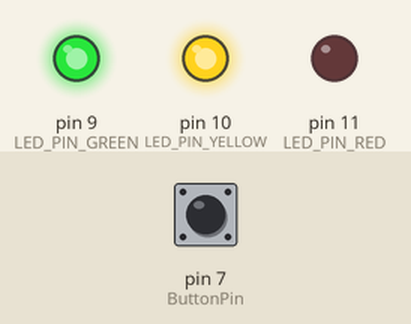
This sketch was run on a simulated Arduino Uno, built with avr-gcc and run on an emulated ATmega328P. On the bench: output pins drawn as LEDs (lit = HIGH). The test bench sets the inputs (shaded band); at power-on: pin 7 (ButtonPin) HIGH.

Above: at 1.2 s.
1.3 s: pin 7 (ButtonPin) pulled LOW for 0.15 s
At 3.4 s:
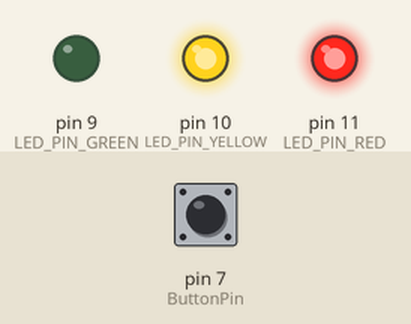
At 7.0 s:
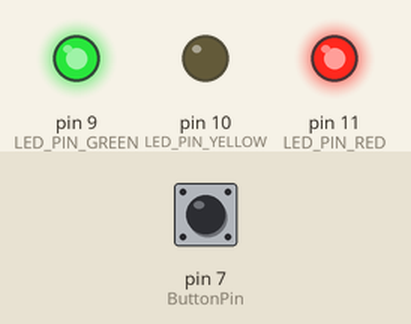
7.4 s: pin 7 (ButtonPin) pulled LOW for 1 s
At 9.2 s:
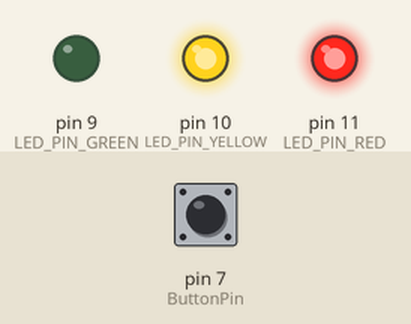
11.4 s: pin 7 (ButtonPin) pulled LOW for 3.2 s
Timing chart, 0 to 20.9 s (numbered marks = the images above; inputs shaded):
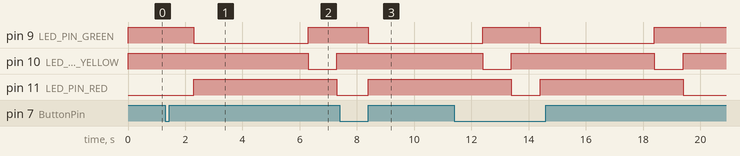

Measured:
- after the input at 1.3 s, pin 9 (LED_PIN_GREEN): HIGH → LOW after 1.0 s, → HIGH 4.0 s later; pin 10 (LED_PIN_YELLOW): HIGH → LOW after 5.0 s, → HIGH 1.0 s later; pin 11 (LED_PIN_RED): LOW → HIGH after 1.0 s, → LOW 5.0 s later
- after the input at 7.4 s, pin 9 (LED_PIN_GREEN): HIGH → LOW after 1.0 s; pin 11 (LED_PIN_RED): LOW → HIGH after 1.0 s

The sketch:

Traffic_Light_using_millis.ino
```cpp
/*
  Traffic Light using millis()

  Sequence:
  - Red    ON for 3 seconds
  - Green  ON for 4 seconds
  - Yellow ON for 1 second
  - Repeat forever
*/

const int LED_PIN_RED = 11;
const int LED_PIN_YELLOW = 10;
const int LED_PIN_GREEN = 9;

const int ButtonPin = 7;

//stores the time (in ms) when the last light change happened
unsigned long previousMillis = 0;

//create named states for the traffic light
enum LightState {
  RED_IDLE,
  WAIT_GREEN,
  GREEN,
  YELLOW
};

LightState currentState = RED_IDLE;

void setup() {
  pinMode(LED_PIN_RED, OUTPUT);
  pinMode(LED_PIN_YELLOW, OUTPUT);
  pinMode(LED_PIN_GREEN, OUTPUT);

  pinMode(ButtonPin, INPUT);

  //red light on at start
  setLights(LOW, HIGH, HIGH);

  previousMillis = millis();
}

void loop() {

  //get the current time since the Arduino started (in milliseconds)
  unsigned long currentMillis = millis();
  int buttonState = digitalRead(ButtonPin);

  switch (currentState) {

    case RED_IDLE:
      setLights(LOW, HIGH, HIGH);  // Red Idle

      if (buttonState == LOW) {
        previousMillis = currentMillis;
        currentState = WAIT_GREEN;
      }
      break;

    case WAIT_GREEN:
      if (currentMillis - previousMillis >= 1000) {
        previousMillis = currentMillis;
        currentState = GREEN;
        setLights(HIGH, HIGH, LOW); // Green On
      }
      break;

    case GREEN:
      if (currentMillis - previousMillis >= 4000) {
        previousMillis = currentMillis;
        currentState = YELLOW;
        setLights(HIGH, LOW, HIGH);  // Yellow On
      }
      break;

    case YELLOW:
      if (currentMillis - previousMillis >= 1000) {
        previousMillis = currentMillis;
        currentState = RED_IDLE;
        setLights(LOW, HIGH, HIGH);  // Back to Red
      }
      break;
  }
}

// Turns LED pins ON or OFF with one function
void setLights(bool red, bool yellow, bool green) {
  digitalWrite(LED_PIN_RED, red);
  digitalWrite(LED_PIN_YELLOW, yellow);
  digitalWrite(LED_PIN_GREEN, green);
}
```
